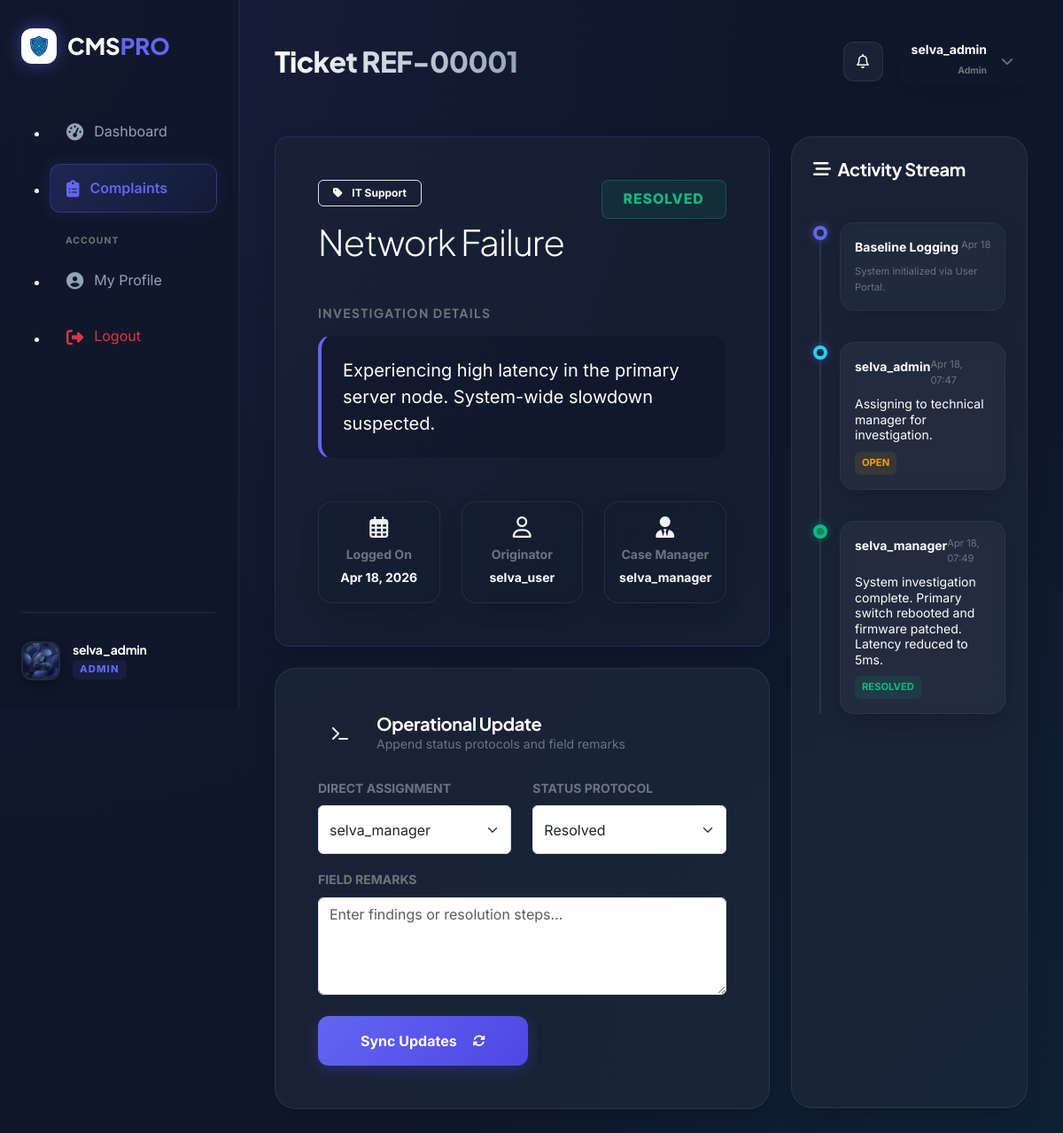
The app's page /complaints/1/ (signed in) with its own data.
### complaints/models.py (models this page shows, shortened)
class User(AbstractUser):
    ROLE_CHOICES = (
        ('ADMIN', 'Admin'),
        ('MANAGER', 'Manager'),
        ('USER', 'User'),
    )
    role = models.CharField(max_length=10, choices=ROLE_CHOICES, default='USER')
    avatar = models.ImageField(upload_to='avatars/', null=True, blank=True)

class Complaint(models.Model):
    CATEGORY_CHOICES = (
        ('IT', 'IT Support'),
        ('HR', 'HR Department'),
        ('FACILITY', 'Facility Management'),
        ('OTHER', 'Other'),
    )
    STATUS_CHOICES = (
        ('OPEN', 'Open'),
        ('IN_PROGRESS', 'In Progress'),
        ('RESOLVED', 'Resolved'),
    )
    SLA_DAYS = 3  # Overdue after 3 days
    title = models.CharField(max_length=200)
    description = models.TextField()
    category = models.CharField(max_length=20, choices=CATEGORY_CHOICES)
    status = models.CharField(max_length=20, choices=STATUS_CHOICES, default='OPEN')
    created_by = models.ForeignKey(User, on_delete=models.CASCADE, related_name='complaints')
    assigned_to = models.ForeignKey(User, on_delete=models.SET_NULL, null=True, blank=True, related_name='assigned_complaints')
    attachment = models.FileField(upload_to='attachments/', null=True, blank=True)
    reopen_count = models.PositiveIntegerField(default=0)
    created_at = models.DateTimeField(auto_now_add=True)
    updated_at = models.DateTimeField(auto_now=True)
    @property
    def is_overdue(self):
        if self.status == 'RESOLVED':
            return False
        return (timezone.now() - self.created_at).days >= self.SLA_DAYS

class ComplaintRemark(models.Model):
    complaint = models.ForeignKey(Complaint, on_delete=models.CASCADE, related_name='remarks')
    remark = models.TextField()
    added_by = models.ForeignKey(User, on_delete=models.CASCADE)
    timestamp = models.DateTimeField(auto_now_add=True)
    status_at_remark = models.CharField(max_length=20, null=True, blank=True)

### complaints/views.py (the view, shortened to what this page needs)
# urls.py: path('complaints/<int:pk>/', views.complaint_detail, name='complaint_detail'),
@login_required
def complaint_detail(request, pk):
    complaint = get_object_or_404(Complaint, pk=pk)
    if not (complaint.created_by == request.user or complaint.assigned_to == request.user or request.user.role == 'ADMIN'):
        return redirect('dashboard')
    managers = User.objects.filter(role='MANAGER') if request.user.role == 'ADMIN' else None
    rating_form = None
    existing_rating = None
    try:
        existing_rating = complaint.rating
    except ComplaintRating.DoesNotExist:
        pass
    if complaint.status == 'RESOLVED' and complaint.created_by == request.user and not existing_rating:
        rating_form = RatingForm()
    if request.user.role == 'ADMIN':
        all_complaints = Complaint.objects.all()
    elif request.user.role == 'MANAGER':
        all_complaints = Complaint.objects.filter(assigned_to=request.user)
    else:
        all_complaints = Complaint.objects.filter(created_by=request.user)
    overdue_count = sum(1 for c in all_complaints if c.is_overdue)
    return render(request, 'complaints/complaint_detail.html', {
        'complaint': complaint,
        'managers': managers,
        'rating_form': rating_form,
        'existing_rating': existing_rating,
        'overdue_count': overdue_count,
    })

### templates/complaints/complaint_detail.html (shortened to what this page needs)
{% extends 'base.html' %}
{% load static %}
{% block page_title %}Ticket REF-{{ complaint.id|stringformat:"05d" }}{% endblock %}
{% block content %}
<div class="row g-4 mb-5 stagger-1 fade-in-up">
    <div class="col-lg-8">
        <div class="card-glass p-5 mb-4" style="background: rgba(30, 41, 59, 0.4); border-color: rgba(99, 102, 241, 0.2);">
            <div class="d-flex justify-content-between align-items-start mb-5">
                <div>
                    <span class="badge bg-primary-accent bg-opacity-10 text-primary-accent border border-primary-accent border-opacity-25 px-3 py-2 rounded mb-3 small fw-bold">
                        <i class="fas fa-tag me-2"></i> {{ complaint.get_category_display }}
                    </span>
                    <h2 class="display-6 fw-800 text-white mb-0" style="letter-spacing: -1px;">{{ complaint.title }}</h2>
                </div>
                <div class="text-end d-flex flex-column align-items-end gap-2">
                    <div class="badge-pill bg-{{ complaint.status|lower }} px-4 py-2 fs-6">
                        {{ complaint.get_status_display }}
                    </div>
                </div>
            </div>
            <div class="mb-5">
                <h6 class="text-secondary small fw-800 text-uppercase mb-3" style="letter-spacing: 0.1em;">Investigation Details</h6>
                <div class="p-4 rounded-4" style="background: rgba(15, 23, 42, 0.6); border: 1px solid rgba(255,255,255,0.03); border-left: 4px solid var(--primary-accent);">
                    <p class="text-white mb-0 fs-5 lh-base" style="white-space: pre-wrap;">{{ complaint.description }}</p>
                </div>
            </div>
            <div class="row g-4">
                <div class="col-md-4">
                    <div class="card-glass p-3 text-center" style="background: rgba(15, 23, 42, 0.3);">
                        <i class="far fa-calendar-alt text-primary-accent mb-2 fs-4"></i>
                        <div class="text-secondary small fw-bold mb-1">Logged On</div>
                        <div class="text-white small fw-bold">{{ complaint.created_at|date:"M d, Y" }}</div>
                    </div>
                </div>
                <div class="col-md-4">
                    <div class="card-glass p-3 text-center" style="background: rgba(15, 23, 42, 0.3);">
                        <i class="far fa-user text-primary-accent mb-2 fs-4"></i>
                        <div class="text-secondary small fw-bold mb-1">Originator</div>
                        <div class="text-white small fw-bold">{{ complaint.created_by.username }}</div>
                    </div>
                </div>
                <div class="col-md-4">
                    <div class="card-glass p-3 text-center" style="background: rgba(15, 23, 42, 0.3);">
                        <i class="fas fa-user-tie text-primary-accent mb-2 fs-4"></i>
                        <div class="text-secondary small fw-bold mb-1">Case Manager</div>
                        <div class="text-white small fw-bold">{{ complaint.assigned_to.username|default:"Awaiting..." }}</div>
                    </div>
                </div>
            </div>
        </div>
        {% if user.role in 'ADMIN,MANAGER' and user == complaint.assigned_to or user.role == 'ADMIN' %}
        <div class="card-glass p-5 stagger-2 fade-in-up" style="border-radius: 24px;">
            <div class="d-flex align-items-center gap-3 mb-4">
                <div class="p-3 bg-primary-accent bg-opacity-10 text-primary-accent rounded-circle" style="width: 50px; height: 50px; display: flex; align-items: center; justify-content: center;">
                    <i class="fas fa-terminal"></i>
                </div>
                <div>
                    <h5 class="mb-0 text-white fw-800">Operational Update</h5>
                    <p class="text-secondary small mb-0">Append status protocols and field remarks</p>
                </div>
            </div>
            <form method="post">
                <div class="row g-4">
                    {% if user.role == 'ADMIN' %}
                    <div class="col-md-6 mb-3">
                        <label class="form-label small text-secondary fw-bold text-uppercase">Direct Assignment</label>
                        <select name="assigned_to" class="form-select form-control-premium" style="height: 55px;">
                            {% for manager in managers %}
                            <option value="{{ manager.id }}" {% if complaint.assigned_to == manager %}selected{% endif %}>
                                {{ manager.username }}
                            </option>
                            {% endfor %}
                        </select>
                    </div>
                    {% endif %}
                    <div class="{% if user.role == 'ADMIN' %}col-md-6{% else %}col-12{% endif %} mb-3">
                        <label class="form-label small text-secondary fw-bold text-uppercase">Status Protocol</label>
                        <select name="status" class="form-select form-control-premium" style="height: 55px;">
                            <option value="RESOLVED" {% if complaint.status == 'RESOLVED' %}selected{% endif %}>Resolved</option>
                        </select>
                    </div>
                </div>
                <div class="mb-4">
                    <label class="form-label small text-secondary fw-bold text-uppercase">Field Remarks</label>
                    <textarea name="remark" class="form-control form-control-premium" rows="4" placeholder="Enter findings or resolution steps..." required></textarea>
                </div>
                <button type="submit" class="btn btn-premium px-5 py-3">
                    Sync Updates <i class="fas fa-sync-alt ms-2 small"></i>
                </button>
            </form>
        </div>
        {% endif %}
    </div>
    <div class="col-lg-4">
        <div class="card-glass p-4 h-100 stagger-3 fade-in-up" style="border-radius: 24px;">
            <h5 class="mb-5 text-white fw-800 d-flex align-items-center gap-2">
                <i class="fas fa-stream text-primary-accent"></i> Activity Stream
            </h5>
            <div class="timeline">
                <div class="timeline-item">
                    <div class="timeline-dot" style="border-color: var(--primary-accent);"></div>
                    <div class="timeline-content card-glass p-3 mb-0" style="background: rgba(255,255,255,0.02); border-color: rgba(255,255,255,0.05);">
                        <div class="d-flex justify-content-between align-items-start mb-2">
                            <span class="fw-bold text-white small">Baseline Logging</span>
                            <span class="text-secondary x-small">{{ complaint.created_at|date:"M d" }}</span>
                        </div>
                        <p class="text-secondary x-small mb-0">System initialized via User Portal.</p>
                    </div>
                </div>
                {% for remark in complaint.remarks.all %}
                <div class="timeline-item">
                    <div class="timeline-dot {% if remark.status_at_remark == 'RESOLVED' %}bg-success{% endif %}" style="border-color: {% if remark.status_at_remark == 'RESOLVED' %}var(--success){% else %}var(--secondary-accent){% endif %};"></div>
                    <div class="timeline-content card-glass p-3 mb-0" style="background: rgba(255,255,255,0.03); border-color: rgba(255,255,255,0.05);">
                        <div class="d-flex justify-content-between align-items-start mb-2">
                            <span class="fw-bold text-white small">{{ remark.added_by.username }}</span>
                            <span class="text-secondary x-small">{{ remark.timestamp|date:"M d, H:i" }}</span>
                        </div>
                        <p class="text-white small mb-2 lh-sm">{{ remark.remark }}</p>
                        {% if remark.status_at_remark %}
                        <div class="d-inline-block x-small px-2 py-1 rounded bg-{{ remark.status_at_remark|lower }} border-0 fw-bold">
                            {{ remark.status_at_remark }}
                        </div>
                        {% endif %}
                    </div>
                </div>
                {% endfor %}
            </div>
        </div>
    </div>
</div>
{% endblock %}

### templates/base.html (shortened to what this page needs)
{% load static %}
<!DOCTYPE html>
<html lang="en">
<head>
    <link href="https://cdn.jsdelivr.net/npm/bootstrap@5.3.0/dist/css/bootstrap.min.css" rel="stylesheet">
    <link rel="stylesheet" href="https://cdnjs.cloudflare.com/ajax/libs/font-awesome/6.4.0/css/all.min.css">
    <link rel="stylesheet" href="{% static 'css/style.css' %}">
</head>
<body>
    <aside class="sidebar" id="sidebar">
        <a href="{% url 'homepage' %}" class="sidebar-brand">
            <div class="brand-logo" style="width: 40px; height: 40px; background: url('{% static 'img/logo.png' %}') center/contain no-repeat; border-radius: 12px; box-shadow: 0 0 20px var(--primary-glow);">
            </div>
            <span>CMS<span style="color: var(--primary-accent)">PRO</span></span>
        </a>
        <ul class="sidebar-nav">
            <li class="nav-item">
                <a href="{% url 'dashboard' %}" class="nav-link {% if request.resolver_match.url_name == 'dashboard' %}active{% endif %}">
                    <i class="fas fa-tachometer-alt"></i>
                    <span>Dashboard</span>
                </a>
            </li>
            <li class="nav-item">
                <a href="{% url 'complaint_list' %}" class="nav-link {% if request.resolver_match.url_name == 'complaint_list' or request.resolver_match.url_name == 'complaint_detail' %}active{% endif %}">
                    <i class="fas fa-clipboard-list"></i>
                    <span>Complaints</span>
                </a>
            </li>
            <div class="mt-4 mb-2 small text-uppercase text-secondary fw-bold" style="font-size: 0.65rem; letter-spacing: 0.1em; padding-left: 18px;">Account</div>
            <li class="nav-item">
                <a href="#" class="nav-link">
                    <i class="fas fa-user-circle"></i>
                    <span>My Profile</span>
                </a>
            </li>
            <li class="nav-item">
                <a href="{% url 'user_logout' %}" class="nav-link text-danger">
                    <i class="fas fa-sign-out-alt"></i>
                    <span>Logout</span>
                </a>
            </li>
        </ul>
        {% if user.is_authenticated %}
        <div class="sidebar-user">
            {% if user.avatar %}
                <img src="{{ user.avatar.url }}" alt="Avatar" class="user-avatar">
            {% else %}
                <img src="{% static 'img/default_avatar.png' %}" alt="Avatar" class="user-avatar">
            {% endif %}
            <div class="user-info">
                <h6 class="mb-0 text-white small">{{ user.username }}</h6>
                <span class="user-role">{{ user.get_role_display }}</span>
            </div>
        </div>
        {% endif %}
    </aside>
    <main class="main-content">
        <header class="top-navbar fade-in-up">
            <div class="d-flex align-items-center gap-3">
                <h2 class="page-title mb-0">{% block page_title %}Dashboard{% endblock %}</h2>
            </div>
            <div class="top-nav-actions d-flex align-items-center gap-3">
                <div class="notification-bell card-glass p-2 d-flex align-items-center justify-content-center" style="width: 45px; height: 45px; border-radius: 12px; position: relative; cursor: pointer;" title="Overdue Complaints">
                    <i class="far fa-bell"></i>
                </div>
                <div class="dropdown">
                    <button class="card-glass px-3 py-2 d-flex align-items-center gap-3 cursor-pointer border-0 bg-transparent text-white" type="button" data-bs-toggle="dropdown" aria-expanded="false">
                        <div class="text-end d-none d-md-block">
                            <div class="small fw-bold mb-0" style="line-height: 1.2;">{{ user.username }}</div>
                            <span class="x-small text-secondary fw-bold" style="font-size: 0.65rem;">{{ user.get_role_display }}</span>
                        </div>
                        <i class="fas fa-chevron-down small text-secondary"></i>
                    </button>
                </div>
            </div>
        </header>
        <div class="content-wrapper">
            {% block content %}{% endblock %}
        </div>
    </main>
</body>
</html>

### templates/complaints/complaint_detail.html (style rules this page uses)
.x-small { font-size: 0.7rem; }

### records on screen
User: username "selva_admin", role "ADMIN", role "Admin"
Complaint: id "00001", category "IT Support", title "Network Failure", status "RESOLVED", description "Experiencing high latency in the primary server node. System-wide slowdown suspected.", created_at "Apr 18, 2026", created_by.username "selva_user", assigned_to.username "selva_manager", assigned_to "selva_manager", status "Resolved", created_at "Apr 18"
ComplaintRemark: added_by.username "selva_admin", timestamp "Apr 18, 07:47", remark "Assigning to technical manager for investigation.", status_at_remark "OPEN"
ComplaintRemark: added_by.username "selva_manager", timestamp "Apr 18, 07:49", remark "System investigation complete. Primary switch rebooted and firmware patched. Latency reduced to 5ms.", status_at_remark "RESOLVED"
